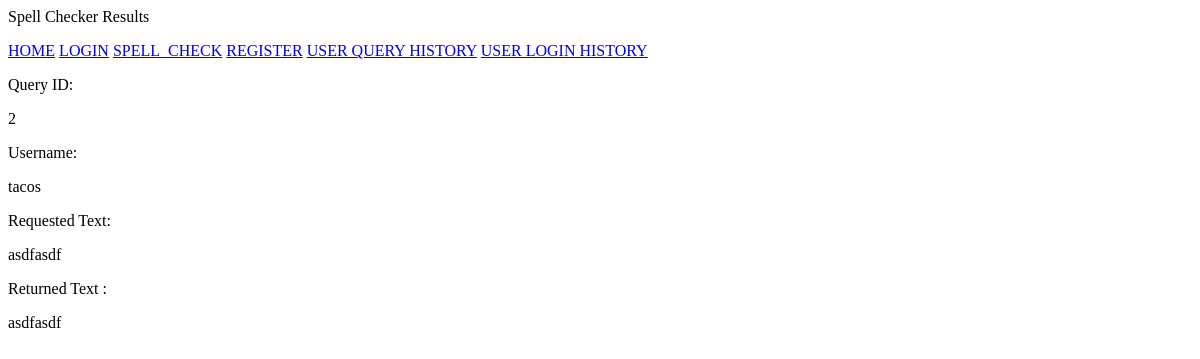
Before: /history/query2 (signed in) with the older database file.
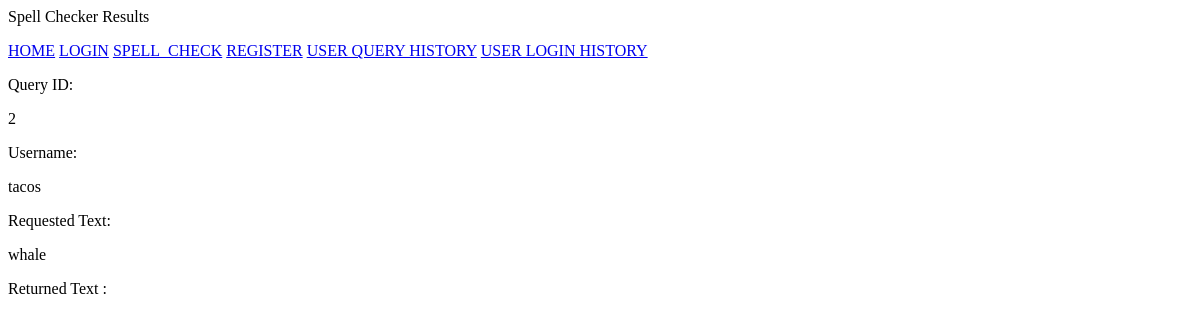
After: the same page with the newer database file.
### app.py (models this page shows, shortened)
class userSpellHistory(db.Model):
    queryID= db.Column(db.Integer(),unique=True,nullable=False,primary_key=True,autoincrement=True)
    username = db.Column(db.String(20), unique=False,nullable=False)
    queryText = db.Column(db.String(20000), unique=False,nullable=False)
    queryResults = db.Column(db.String(20000), unique=False,nullable=False)

### app.py (the view)
@app.route("/history/<query>")
def queryPage(query):
    if request.method == 'GET':
        try:
            query = query.replace('query','')
            history = userSpellHistory.query.filter_by(queryID=('%s' % query)).first()
            queryID = history.queryID
            username = history.username
            submitText = history.queryText
            returnedText = history.queryResults
        except AttributeError:
            return render_template('unauthorized.html')
        return render_template('queryIDresults.html', queryID=queryID, username=username,submitText=submitText,results=returnedText)

### app.py (called while the page is built)
@login_manager.user_loader
def user_loader(user_id):
    return userTable.query.get(user_id)

### templates/queryIDresults.html (shortened to what this page needs)
<p>Spell Checker Results</p>
<a href="http://localhost:5000/home">HOME</a>
<a href="http://localhost:5000/login">LOGIN</a>
<a href="http://localhost:5000/spell_check">SPELL_CHECK</a>
<a href="http://localhost:5000/register">REGISTER</a>
<a href="http://localhost:5000/history">USER QUERY HISTORY</a>
<a href="http://localhost:5000/login_history">USER LOGIN HISTORY</a>
<p> Query ID: <div id=queryid>{{ queryID }} </p>
<p> Username: <div id=username>{{username }} </p>
<p> Requested Text: <div id=querytext>{{ submitText }} </p>
<p> Returned Text : <div id=queryresults>{{ results }} </p>

Changed rows visible on the page:
changed userSpellHistory "tacos": queryText "asdfasdf" → "whale"; queryResults "asdfasdf" → (not shown)
